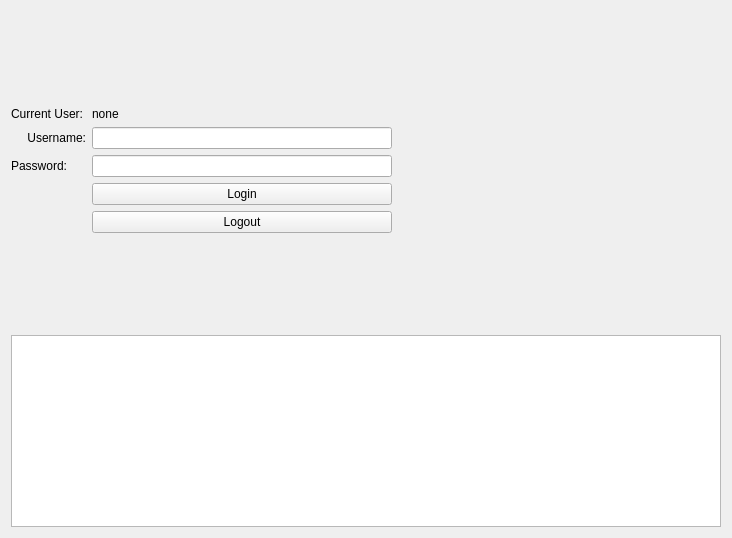
<?xml version="1.0" encoding="UTF-8"?>
<ui version="4.0">
 <class>wid</class>
 <widget class="QWidget" name="wid">
  <property name="geometry">
   <rect>
    <x>0</x>
    <y>0</y>
    <width>732</width>
    <height>538</height>
   </rect>
  </property>
  <property name="windowTitle">
   <string>Form</string>
  </property>
  <layout class="QVBoxLayout" name="verticalLayout">
   <item>
    <spacer name="verticalSpacer_2">
     <property name="orientation">
      <enum>Qt::Vertical</enum>
     </property>
     <property name="sizeHint" stdset="0">
      <size>
       <width>20</width>
       <height>40</height>
      </size>
     </property>
    </spacer>
   </item>
   <item>
    <layout class="QFormLayout" name="formLayout">
     <item row="1" column="0">
      <widget class="QLabel" name="label">
       <property name="minimumSize">
        <size>
         <width>75</width>
         <height>0</height>
        </size>
       </property>
       <property name="text">
        <string>Username:</string>
       </property>
       <property name="alignment">
        <set>Qt::AlignRight|Qt::AlignTrailing|Qt::AlignVCenter</set>
       </property>
      </widget>
     </item>
     <item row="1" column="1">
      <widget class="QLineEdit" name="ui_username">
       <property name="minimumSize">
        <size>
         <width>150</width>
         <height>0</height>
        </size>
       </property>
       <property name="maximumSize">
        <size>
         <width>300</width>
         <height>16777215</height>
        </size>
       </property>
       <property name="font">
        <font>
         <family>.AppleSystemUIFont</family>
        </font>
       </property>
      </widget>
     </item>
     <item row="2" column="0">
      <widget class="QLabel" name="label_2">
       <property name="text">
        <string>Password:</string>
       </property>
       <property name="alignment">
        <set>Qt::AlignRight|Qt::AlignTrailing|Qt::AlignVCenter</set>
       </property>
      </widget>
     </item>
     <item row="2" column="1">
      <widget class="QLineEdit" name="ui_password">
       <property name="minimumSize">
        <size>
         <width>150</width>
         <height>0</height>
        </size>
       </property>
       <property name="maximumSize">
        <size>
         <width>300</width>
         <height>16777215</height>
        </size>
       </property>
       <property name="echoMode">
        <enum>QLineEdit::Password</enum>
       </property>
      </widget>
     </item>
     <item row="3" column="1">
      <widget class="QPushButton" name="ui_login">
       <property name="minimumSize">
        <size>
         <width>150</width>
         <height>0</height>
        </size>
       </property>
       <property name="maximumSize">
        <size>
         <width>300</width>
         <height>16777215</height>
        </size>
       </property>
       <property name="text">
        <string>Login</string>
       </property>
      </widget>
     </item>
     <item row="4" column="1">
      <widget class="QPushButton" name="ui_logout">
       <property name="minimumSize">
        <size>
         <width>150</width>
         <height>0</height>
        </size>
       </property>
       <property name="maximumSize">
        <size>
         <width>300</width>
         <height>16777215</height>
        </size>
       </property>
       <property name="text">
        <string>Logout</string>
       </property>
      </widget>
     </item>
     <item row="0" column="0">
      <widget class="QLabel" name="label_3">
       <property name="layoutDirection">
        <enum>Qt::LeftToRight</enum>
       </property>
       <property name="text">
        <string>Current User:</string>
       </property>
       <property name="alignment">
        <set>Qt::AlignRight|Qt::AlignTrailing|Qt::AlignVCenter</set>
       </property>
      </widget>
     </item>
     <item row="0" column="1">
      <widget class="QLabel" name="ui_current_user">
       <property name="text">
        <string>none</string>
       </property>
      </widget>
     </item>
    </layout>
   </item>
   <item>
    <spacer name="verticalSpacer">
     <property name="orientation">
      <enum>Qt::Vertical</enum>
     </property>
     <property name="sizeHint" stdset="0">
      <size>
       <width>20</width>
       <height>40</height>
      </size>
     </property>
    </spacer>
   </item>
   <item>
    <widget class="QTableView" name="ui_login_table">
     <property name="sizePolicy">
      <sizepolicy hsizetype="Expanding" vsizetype="Minimum">
       <horstretch>0</horstretch>
       <verstretch>0</verstretch>
      </sizepolicy>
     </property>
     <property name="minimumSize">
      <size>
       <width>0</width>
       <height>99</height>
      </size>
     </property>
     <property name="maximumSize">
      <size>
       <width>16777215</width>
       <height>300</height>
      </size>
     </property>
     <property name="font">
      <font>
       <family>.AppleSystemUIFont</family>
      </font>
     </property>
     <property name="sizeAdjustPolicy">
      <enum>QAbstractScrollArea::AdjustIgnored</enum>
     </property>
    </widget>
   </item>
  </layout>
 </widget>
 <tabstops>
  <tabstop>ui_username</tabstop>
 </tabstops>
 <resources/>
 <connections/>
</ui>
